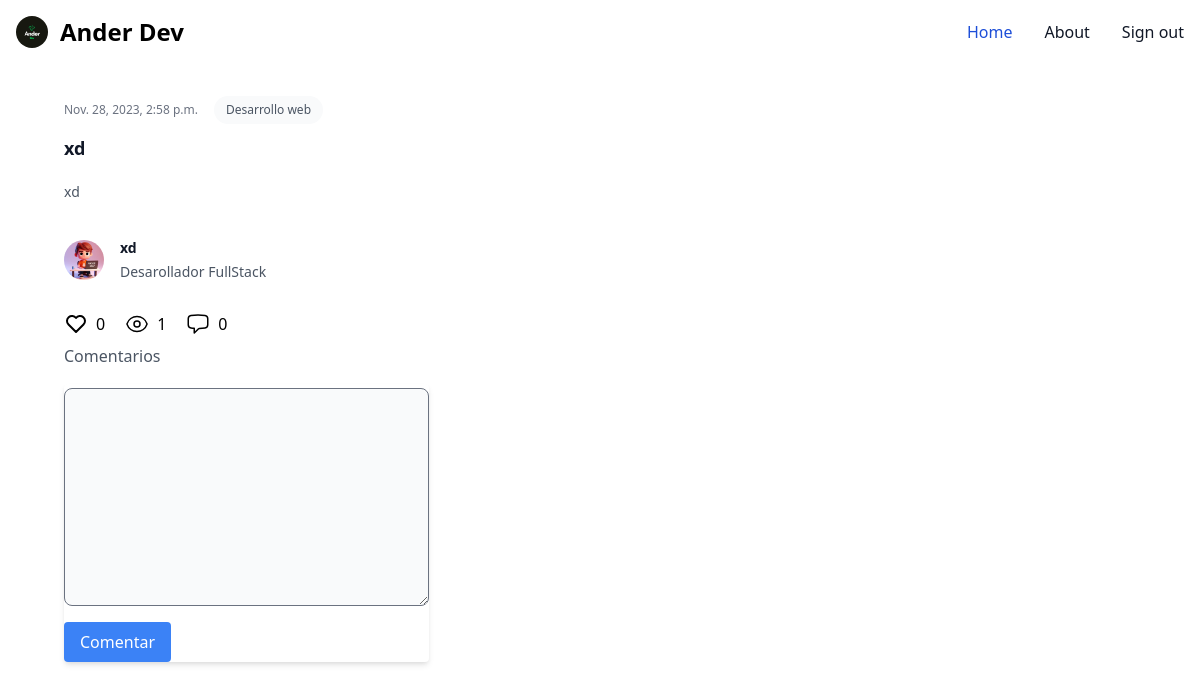
/5/ (signed in), run on the app's committed database.
### core/models.py (models this page shows, shortened)
class Post(models.Model):
    author = models.CharField(max_length=150, verbose_name='Author', blank=False, null=False)
    publicado = models.DateTimeField(auto_now_add=True)
    actualizado = models.DateTimeField(auto_now=True)
    categoria = models.ForeignKey(Categoria, on_delete=models.CASCADE)
    title = models.CharField(max_length=150,verbose_name='Title')
    content = models.TextField()
    picture = models.ImageField(upload_to='img/')
    slug = models.SlugField()
    def get_like_url(self):
        return reverse("like", kwargs={
            'slug':self.slug
        })
    @property
    def comments(self):
        return self.comment_set.all()
    @property
    def get_comment_count(self):
        return self.comment_set.all().count()
    @property
    def get_likes_count(self):
        return self.like_set.all().count()
    @property
    def get_views_count(self):
        return self.postview_set.all().count()

class Categoria(models.Model):
    name = models.CharField(max_length=150, verbose_name='Categoria')
    def __str__(self):
        return self.name

### core/views.py (the view)
# urls.py: path('<slug>/',DetailPost.as_view(), name='Detail'),
class DetailPost(DetailView):
    model = Post
    template_name = 'post/detail.html'
    def get_object(self, *kwargs):
        object = super().get_object(*kwargs)
        if self.request.user.is_authenticated:
            PostView.objects.get_or_create(user=self.request.user, post=object)
        else:
            return redirect('/')
        return object
    def post(self, request, *args, **kwargs):
        form = CommentForm(request.POST)
        if form.is_valid():
            post = self.get_object()
            comment = form.save(commit=False)
            comment.user = request.user
            comment.post = post
            comment.save()
            return redirect('/')
    def get_context_data(self, **kwargs):
        context = super().get_context_data(**kwargs)
        context['form'] = CommentForm()
        return context

### core/forms.py
class CommentForm(ModelForm):
    class Meta:
        model = Comment
        fields = ('content',)
        widgets = {
            'content':Textarea(attrs=({'class':'block p-2.5 w-full text-sm text-gray-900 bg-gray-50 rounded-lg border border-gray-500 focus:ring-blue-500 focus:border-blue-500 dark:bg-gray-700 dark:border-gray-600 dark:placeholder-gray-400 dark:text-white dark:focus:ring-blue-500 dark:focus:border-blue-500"'}))
        }

### templates/post/detail.html (shortened to what this page needs)
{% extends "post/base.html" %}
{% load static %}
{% block content %}
<article class="flex max-w-xl  max-sm:ml-3 ml-16 mt-8 flex-col items-start justify-between">
    <div class="flex items-center gap-x-4 text-xs">
    <time class="text-gray-500">{{object.publicado}}</time>
    <a class="relative z-10 rounded-full bg-gray-50 px-3 py-1.5 font-medium text-gray-600 hover:bg-gray-100">{{post.categoria}}</a>
    </div>
    <div class="group relative">
    <h3 class="mt-3 text-lg font-semibold leading-6 text-gray-900 group-hover:text-gray-600">
        <a href="#">
        <span class="absolute inset-0"></span>
        {{object.title}}
        </a>
    </h3>
    <p class="mt-5 line-clamp-3 text-sm leading-6 text-gray-600">
        {{object.content}}
    </p>
    </div>
    <div class="relative mt-8 flex items-center gap-x-4">
    <img src={% static "logo.jpg" %} alt="" class="h-10 w-10 rounded-full bg-gray-50">
    <div class="text-sm leading-6">
        <p class="font-semibold text-gray-900">
        <a href="#">
            <span class="absolute inset-0"></span>
            {{object.author}}
        </a>
        </p>
        <p class="text-gray-600">Desarollador FullStack</p>
    </div>
    </div>
    <div class="mt-5">
        <div class="py-2 flex gap-5">
            {% if user.is_authenticated %}
            <a href="{{object.get_like_url}}" class="flex gap-2">
                {% else %}
            <a href="{% url "account_login" %}" class="flex gap-2">
            {% endif %}
                {{object.get_likes_count}}
            </a>
            <p class="flex gap-2" >
                {{object.get_views_count}}
            </p>
            <p class="flex gap-2">
                {{object.get_comment_count}}
            </p>
        </div>
        <h1 class="text-gray-600">Comentarios</h1>
        <div>
            <form method="POST" class="max-w-sm mx-auto pt-1 bg-white rounded shadow-md">
                <div class="mb-4">
                    {{ form.content }}
                </div>
                <div class="flex items-center justify-between">
                    <input type="submit" value="Comentar" class="bg-blue-500 text-white px-4 py-2 rounded cursor-pointer">
                </div>
            </form>
        </div>
    </div>
</article>
{% endblock content %}

### data on the page
Post: publicado "Nov. 28, 2023, 2:58 p.m.", categoria "Desarrollo web", title "xd", content "xd", author "xd", get_likes_count "0", get_views_count "1", get_comment_count "0"
